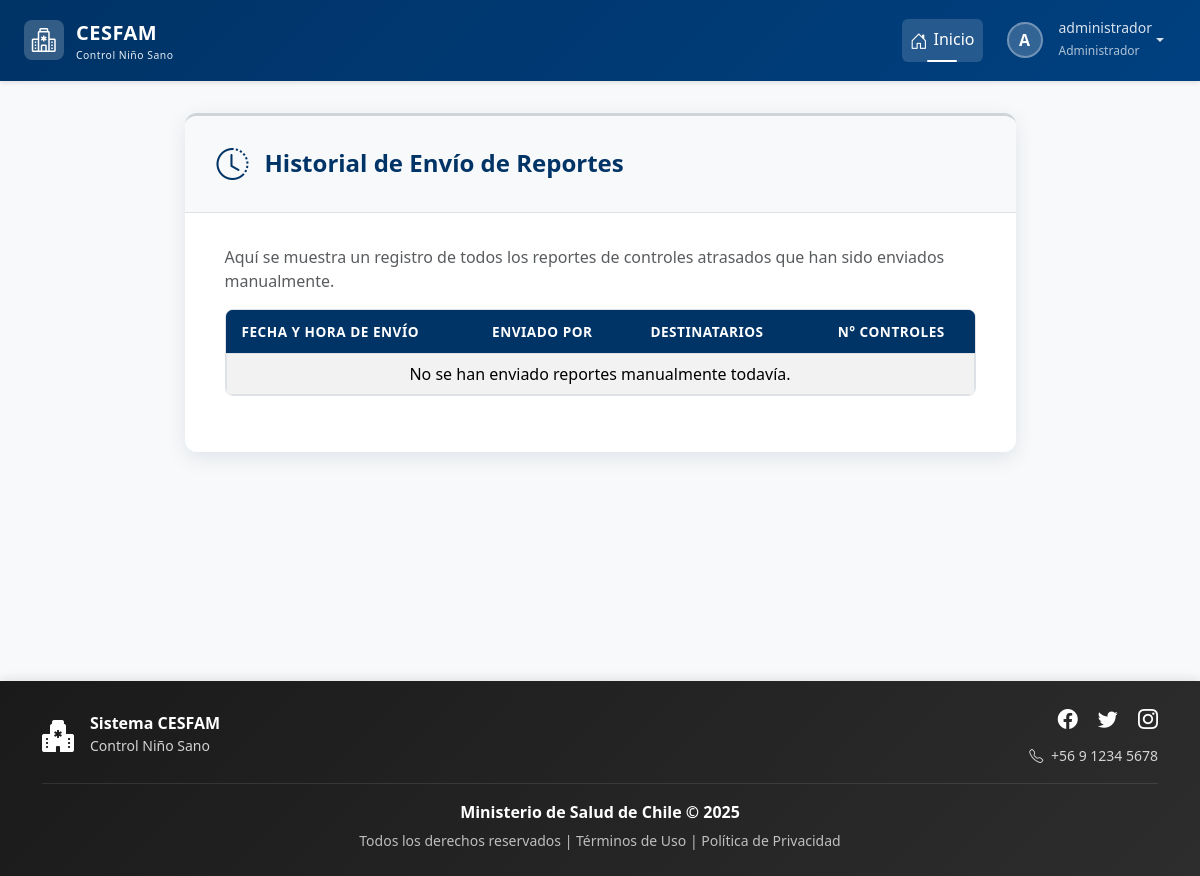
The page /configuracion/reportes/historial/ (signed in) on the database as committed earlier.
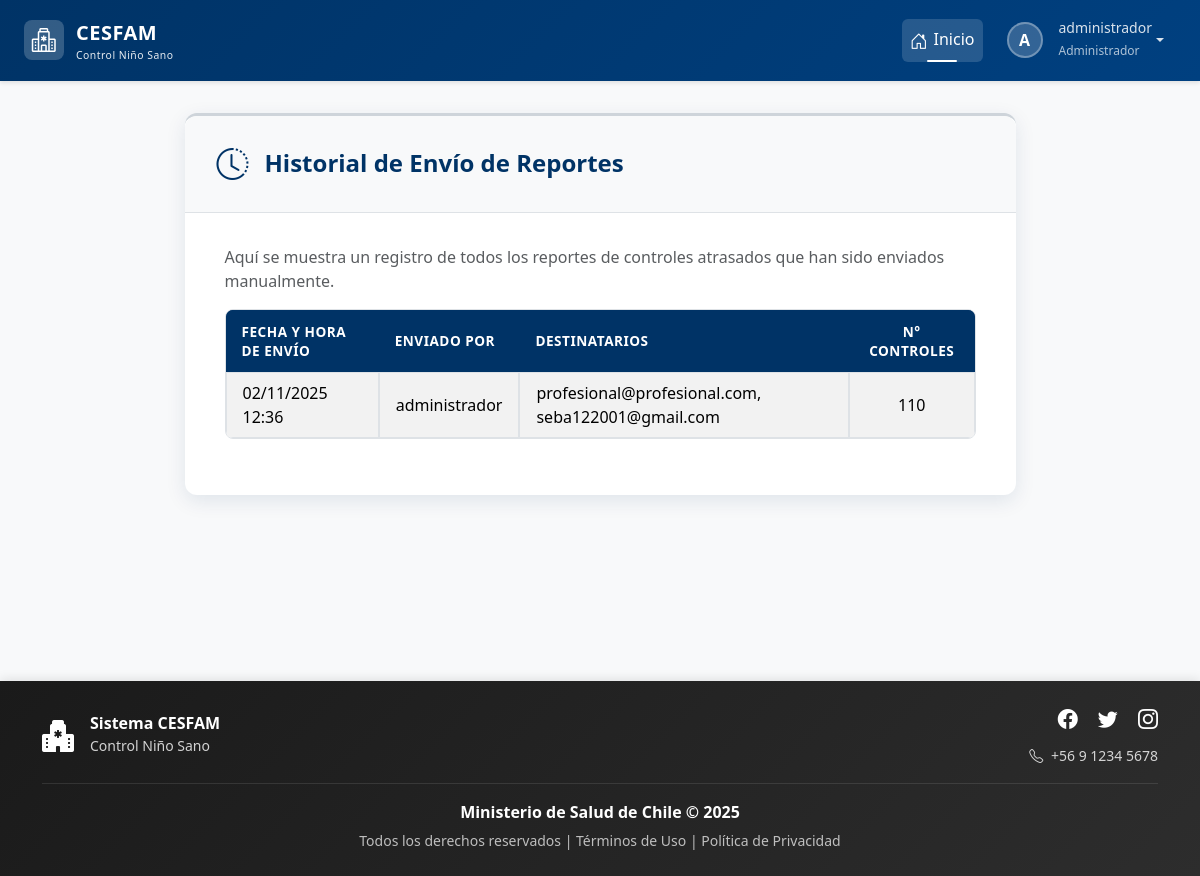
The same page on the database as committed later.
### login/models.py (models this page shows, shortened)
class Usuario(AbstractBaseUser, PermissionsMixin):
    rut = models.CharField(max_length=10, unique=True)
    nombre_completo = models.CharField(max_length=200)
    email = models.EmailField(unique=True)
    rol = models.ForeignKey(Rol, on_delete=models.PROTECT)
    clave_temporal = models.BooleanField(default=False)
    nombre_completo_norm = models.CharField(
        max_length=200,
        editable=False,
        db_index=True
    )
    activo = models.BooleanField(default=True)
    is_staff = models.BooleanField(default=False) # Necesario para el admin de Django
    fecha_creacion = models.DateTimeField(default=timezone.now)
    objects = UsuarioManager()
    USERNAME_FIELD = 'rut'
    REQUIRED_FIELDS = ['nombre_completo', 'email']

class Rol(models.Model):
    id = models.AutoField(primary_key=True)
    nombre_rol = models.CharField(max_length=30, unique=True)
    descripcion = models.CharField(max_length=200)

### control/models.py (models this page shows, shortened)
class HistorialEnvioReporte(models.Model):
    id = models.AutoField(primary_key=True)
    fecha_envio = models.DateTimeField(auto_now_add=True, verbose_name="Fecha de Envío")
    enviado_por = models.ForeignKey(settings.AUTH_USER_MODEL, on_delete=models.SET_NULL, null=True, verbose_name="Enviado por")
    destinatarios = models.TextField(verbose_name="Destinatarios", help_text="Lista de correos a los que se envió el reporte, separados por coma.")
    controles_reportados_count = models.IntegerField(verbose_name="Cantidad de Controles Reportados")
    class Meta:
        verbose_name = "Historial de Envío de Reporte"
        verbose_name_plural = "Historial de Envíos de Reportes"

### control/views.py (the view)
# urls.py: path('configuracion/reportes/historial/', views.historial_envio_reportes, name='historial_envio_reportes'),
@login_required
@rol_requerido(['Administrador'])
def historial_envio_reportes(request):
    historial = HistorialEnvioReporte.objects.select_related('enviado_por').all().order_by('-fecha_envio')
    contexto = {
        'historial': historial
    }
    return render(request, 'control/config/historial_envio_reportes.html', contexto)

### control/templates/control/config/historial_envio_reportes.html (shortened to what this page needs)
{% extends 'base.html' %}
{% load static %}
{% block extra_css %}
    <link rel="stylesheet" href="{% static 'css/estiloformularios.css' %}">
{% endblock %}
{% block content %}
<div class="container">
    <div class="row justify-content-center">
        <div class="col-lg-10 col-xl-9">
            <div class="card form-card">
                <div class="form-header">
                    <div class="form-icon"><i class="bi bi-clock-history"></i></div>
                    <h2>Historial de Envío de Reportes</h2>
                </div>
                <div class="form-body">
                    <p class="text-muted">
                        Aquí se muestra un registro de todos los reportes de controles atrasados que han sido enviados manualmente.
                    </p>
                    <div class="table-responsive">
                        <table class="table table-striped table-bordered">
                            <thead>
                                <tr>
                                    <th>Fecha y Hora de Envío</th>
                                    <th>Enviado Por</th>
                                    <th>Destinatarios</th>
                                    <th class="text-center">N° Controles</th>
                                </tr>
                            </thead>
                            <tbody>
                                {% for registro in historial %}
                                <tr>
                                    <td>{{ registro.fecha_envio|date:"d/m/Y H:i" }}</td>
                                    <td>{{ registro.enviado_por.nombre_completo|default:"Usuario eliminado" }}</td>
                                    <td>{{ registro.destinatarios }}</td>
                                    <td class="text-center">{{ registro.controles_reportados_count }}</td>
                                </tr>
                                {% empty %}
                                <tr>
                                    <td colspan="4" class="text-center">No se han enviado reportes manualmente todavía.</td>
                                </tr>
                                {% endfor %}
                            </tbody>
                        </table>
                    </div>
                </div>
            </div>
        </div>
    </div>
</div>
{% endblock %}

### templates/base.html (shortened to what this page needs)
{% load static %}
<!DOCTYPE html>
<html lang="es">
<head>
    <link href="https://cdn.jsdelivr.net/npm/bootstrap@5.3.2/dist/css/bootstrap.min.css" rel="stylesheet"
>
    <link rel="stylesheet" href="https://cdn.jsdelivr.net/npm/bootstrap-icons@1.11.1/font/bootstrap-icons.css">
    <link href="https://cdn.jsdelivr.net/npm/select2@4.1.0-rc.0/dist/css/select2.min.css" rel="stylesheet" />
    <link rel="stylesheet" href="{% static 'css/estilobase.css' %}">
    {% block extra_css %}{% endblock %}
</head>
<body>
    <nav class="navbar navbar-expand-lg navbar-dark navbar-cesfam sticky-top">
        <div class="container-fluid px-4">
            <a class="navbar-brand" href="{% url 'home' %}">
                <div class="logo-icon">
                    <i class="bi bi-hospital text-white fs-4"></i>
                </div>
                <div>
                    <span>CESFAM</span>
                    <small class="d-block" style="font-size: 0.65rem; font-weight: 400; opacity: 0.9;">
                        Control Niño Sano
                    </small>
                </div>
            </a>
            <div class="collapse navbar-collapse" id="navbarNav">
                <ul class="navbar-nav ms-auto align-items-lg-center">
                    <li class="nav-item">
                        <a class="nav-link active" href="{% url 'home' %}">
                            <i class="bi bi-house-door"></i>Inicio
                        </a>
                    </li>
                    {% if request.user.is_authenticated %}
                    <li class="nav-item dropdown ms-lg-2">
                        <a class="nav-link dropdown-toggle d-flex align-items-center" href="#"
                           id="userDropdown" role="button" data-bs-toggle="dropdown" aria-expanded="false">
                            <div class="user-avatar">
                                {{ request.user.nombre_completo|first|upper }}
                            </div>
                            <div class="d-none d-lg-block text-start ms-2">
                                <small class="d-block" style="line-height: 1.2;">
                                    {{ request.user.nombre_completo|truncatewords:2 }}
                                </small>
                                <small style="font-size: 0.75rem; opacity: 0.8;">
                                    {{ request.user.rol.nombre_rol }}
                                </small>
                            </div>
                        </a>
                    </li>
                    {% else %}
                    <li class="nav-item ms-lg-2">
                        <a class="btn btn-light btn-sm" href="{% url 'login' %}">
                            <i class="bi bi-box-arrow-in-right me-1"></i>Iniciar Sesión
                        </a>
                    </li>
                    {% endif %}
                </ul>
            </div>
        </div>
    </nav>
    <main class="main-container container-fluid px-4">
        {% block content %}
        {% endblock %}
    </main>
    <footer class="footer-cesfam text-white py-4 mt-auto">
        <div class="container">
            <div class="row align-items-center">
                <div class="col-md-4 text-center text-md-start mb-3 mb-md-0">
                    <div class="d-flex align-items-center justify-content-center justify-content-md-start">
                        <i class="bi bi-hospital-fill fs-2 me-3"></i>
                        <div>
                            <h6 class="mb-0 fw-bold">Sistema CESFAM</h6>
                            <small style="opacity: 0.8;">Control Niño Sano</small>
                        </div>
                    </div>
                </div>
                <div class="col-md-4 text-center text-md-end">
                    <div class="social-links mb-2">
                        <a href="#" class="text-white text-decoration-none me-3" aria-label="Facebook">
                            <i class="bi bi-facebook fs-5"></i>
                        </a>
                        <a href="#" class="text-white text-decoration-none me-3" aria-label="Twitter">
                            <i class="bi bi-twitter fs-5"></i>
                        </a>
                        <a href="#" class="text-white text-decoration-none" aria-label="Instagram">
                            <i class="bi bi-instagram fs-5"></i>
                        </a>
                    </div>
                    <small style="opacity: 0.8;">
                        <i class="bi bi-telephone me-1"></i> +56 9 1234 5678
                    </small>
                </div>
            </div>
            <div class="footer-divider my-3"></div>
            <div class="row">
                <div class="col-12 text-center">
                    <p class="mb-1">
                        <strong>Ministerio de Salud de Chile &copy; {% now "Y" %}</strong>
                    </p>
                    <small style="opacity: 0.7;">
                        Todos los derechos reservados |
                        <a href="#" class="text-white text-decoration-none">Términos de Uso</a> |
                        <a href="#" class="text-white text-decoration-none">Política de Privacidad</a>
                    </small>
                </div>
            </div>
        </div>
    </footer>
</body>
</html>

### static/css/estilobase.css (style rules this page uses)
:root { --cesfam-primary: #003366; --cesfam-secondary: #0066cc; --cesfam-light: #e7f1ff; --cesfam-dark: #001a33; }
body { display: flex; flex-direction: column; min-height: 100vh; background-color: #f8f9fa; font-family: 'Segoe UI', Tahoma, Geneva, Verdana, sans-serif; }
main { flex: 1; }
.navbar-cesfam { background: linear-gradient(135deg, var(--cesfam-primary) 0%, #004080 100%); box-shadow: 0 2px 4px rgba(0,0,0,.1); padding: 0.75rem 0; }
.navbar-brand { display: flex; align-items: center; font-size: 1.25rem; font-weight: 700; letter-spacing: 0.5px; }
.navbar-brand .logo-icon { width: 40px; height: 40px; background: rgba(255,255,255,0.2); border-radius: 8px; display: flex; align-items: center; justify-content: center; margin-right: 12px; transition: all 0.3s ease; }
.navbar-nav .nav-link { color: rgba(255,255,255,0.85) !important; font-weight: 500; padding: 0.5rem 1rem; margin: 0 0.25rem; border-radius: 6px; transition: all 0.3s ease; position: relative; }
.navbar-nav .nav-link.active { color: #ffffff !important; background-color: rgba(255,255,255,0.15); }
.navbar-nav .nav-link.active::before { content: ''; position: absolute; bottom: 0; left: 50%; transform: translateX(-50%); width: 30px; height: 2px; background-color: #ffffff; border-radius: 2px; }
.navbar-nav .nav-link i { margin-right: 6px; font-size: 1.1em; vertical-align: middle; }
.user-avatar { width: 36px; height: 36px; background: rgba(255,255,255,0.2); border: 2px solid rgba(255,255,255,0.3); border-radius: 50%; display: flex; align-items: center; justify-content: center; font-weight: 600; color: white; margin-right: 8px; transition: all 0.3s ease; }
.footer-cesfam { background: linear-gradient(135deg, #1a1a1a 0%, #2d2d2d 100%); box-shadow: 0 -2px 10px rgba(0,0,0,0.1); margin-top: auto; }
.footer-divider { height: 1px; background: rgba(255,255,255,0.1); margin: 1rem 0; }
.footer-cesfam .social-links a { transition: all 0.3s ease; display: inline-block; }
.footer-cesfam .social-links a i { transition: all 0.3s ease; }
.main-container { padding-top: 2rem; padding-bottom: 3rem; min-height: calc(100vh - 200px); animation: fadeIn 0.8s ease-in-out; }
.card { border: none; box-shadow: 0 1px 3px rgba(0,0,0,0.08); border-radius: 10px; transition: all 0.3s ease; }
.table { background-color: white; }
.table thead { background-color: #f8f9fa; }
.table thead th { border-bottom: 2px solid #dee2e6; font-weight: 600; color: var(--cesfam-primary); text-transform: uppercase; font-size: 0.875rem; letter-spacing: 0.5px; }

Rows that differ between the two databases and show on the page:
added HistorialEnvioReporte: fecha_envio "02/11/2025 12:36", enviado_por.nombre_completo "administrador", destinatarios "profesional@profesional.com, seba122001@gmail.com", controles_reportados_count "110"
Other text that changed with them:
text no longer shown: "No se han enviado reportes manualmente todavía."
